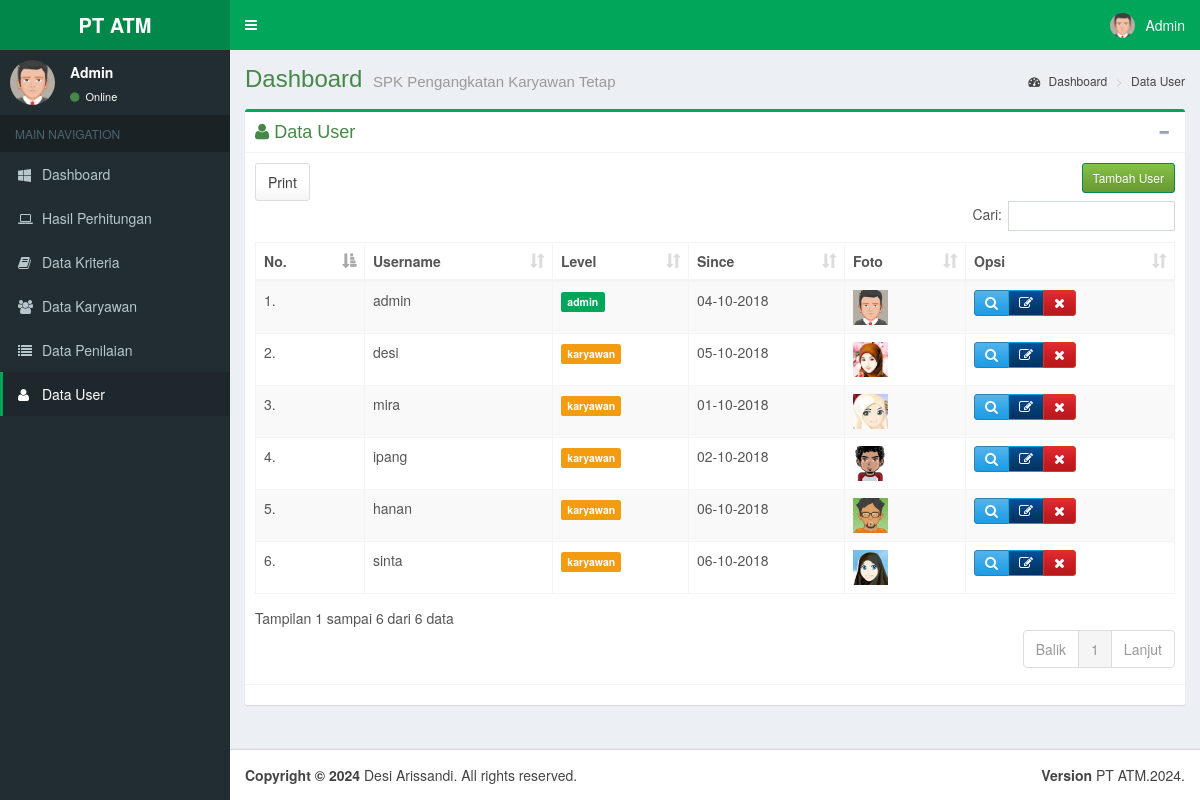
The page /user.php (signed in) on the database its author committed.
### tables this page shows
CREATE TABLE IF NOT EXISTS `user` (
  `id` int(11) NOT NULL AUTO_INCREMENT,
  `user` varchar(50) NOT NULL,
  `pass` varchar(256) NOT NULL,
  `level` varchar(25) NOT NULL,
  `since` date NOT NULL,
  `foto` varchar(1024) NOT NULL,
  PRIMARY KEY (`id`)
);

### user.php (the view, shortened to what this page needs)
<?php
	include 'dbconf.php';
?>
<!DOCTYPE html>
<html>
<head>
  <link rel="stylesheet" href="lte/bootstrap/css/bootstrap.min.css">
  <link rel="stylesheet" href="lte/dist/css/font-awesome.min.css">
  <link rel="stylesheet" href="lte/dist/css/ionicons.min.css">
  <link rel="stylesheet" type="text/css" href="assets/dataTables.bootstrap.min.css">
  <link rel="stylesheet" type="text/css" href="assets/buttons.bootstrap.min.css">
  <link rel="stylesheet" href="lte/dist/css/AdminLTE.min.css">
  <link rel="stylesheet" href="lte/dist/css/skins/_all-skins.min.css">
	<link rel="stylesheet" type="text/css" href="assets/jquery.fancybox.css?v=2.1.5" media="screen" />
	<link rel="stylesheet" type="text/css" href="assets/helpers/jquery.fancybox-buttons.css?v=1.0.5" />
	<link rel="stylesheet" type="text/css" href="assets/helpers/jquery.fancybox-thumbs.css?v=1.0.7" />
</head>
<body class="hold-transition fixed skin-green sidebar-mini">
<div class="wrapper">
  <header class="main-header">
    <a href="#" class="logo">
      <span class="logo-lg"><b><?php echo $_SESSION['judul'];?></b></span>
    </a>
    <nav class="navbar navbar-static-top">
      <a href="#" class="sidebar-toggle" data-toggle="offcanvas" role="button">
      </a>
      <div class="navbar-custom-menu">
        <ul class="nav navbar-nav">
          <li class="dropdown user user-menu">
            <a href="#" class="dropdown-toggle" data-toggle="dropdown">
              <img src="<?php echo $_SESSION['foto'];?>" class="user-image" alt="User Image">
              <span class="hidden-xs"><?php echo ucwords($_SESSION['user']);?></span>
            </a>
          </li>
        </ul>
      </div>
    </nav>
  </header>
  <aside class="main-sidebar">
    <section class="sidebar">
      <div class="user-panel">
        <div class="pull-left image">
          <img src="<?php echo $_SESSION['foto'];?>" class="img-circle" alt="User Image">
        </div>
        <div class="pull-left info">
          <p><?php echo ucwords($_SESSION['user']);?></p>
          <a href="#"><i class="fa fa-circle text-success"></i> Online</a>
        </div>
      </div>
      <ul class="sidebar-menu">
        <li class="header">MAIN NAVIGATION</li>
        <li>
          <a href="dashboard-ui.php">
            <i class="fa fa-windows"></i> <span>Dashboard</span>
          </a>
        </li>
		<li>
          <a href="hasil.php">
            <i class="fa fa-laptop"></i> <span>Hasil Perhitungan</span>
          </a>
        </li>
		<?php if($_SESSION['level']=='admin'){?>
		<li>
          <a href="kriteria.php">
            <i class="fa fa-book"></i> <span>Data Kriteria</span>
          </a>
        </li>
		<li>
          <a href="karyawan.php">
            <i class="fa fa-users"></i> <span>Data Karyawan</span>
          </a>
        </li>
		<li>
          <a href="penilaian.php">
            <i class="fa fa-list"></i> <span>Data Penilaian</span>
          </a>
        </li>
		<li class="active">
          <a href="user.php">
            <i class="fa fa-user"></i> <span>Data User</span>
          </a>
        </li>
		<?php } ?>
      </ul>
    </section>
  </aside>
  <div class="content-wrapper">
    <section class="content-header">
      <h1 class="text-success">
        Dashboard
        <small><?php echo $_SESSION['desc'];?></small>
      </h1>
      <ol class="breadcrumb">
        <li><a href="dashboard-ui.php"><i class="fa fa-dashboard"></i> Dashboard</a></li>
        <li><a href="user.php">Data User</a></li>
      </ol>
    </section>
    <section class="content">
      <div class="box box-success">
        <div class="box-header with-border">
          <h3 class="box-title text-success"><i class="fa fa-user"> </i> Data User</h3>
          <div class="box-tools pull-right">
            <button type="button" class="btn btn-box-tool" data-widget="collapse" data-toggle="tooltip" title="Collapse">
			<i class="fa fa-minus"></i></button>
          </div>
        </div>
        <div class="box-body">
          <div class="row">
			<div class="col-lg-12 col-xs-12">
				<a href="add-user.php" class="pull-right btn btn-sm btn-success">Tambah User</a>
				<table id="example2" class="table table-responsive table-bordered table-striped table-hover">
                 <thead>
					<tr>
						<th>No.</th>
						<th>Username</th>
						<th>Level</th>
						<th>Since</th>
						<th>Foto</th>
						<th>Opsi</th>
					</tr>
				</thead>
				<tbody>
					<?php
						$result = $mysqli->query("select * from user");
						$i = 1;
							if($result->num_rows != 0){
								while ($row = $result->fetch_assoc()) {
									echo "<tr>";
									echo "<td>".$i.".</td>";
									echo "<td>".$row['user']."</td>";
									if($row['level']=='karyawan')
										echo "<td><small class='label label-warning'>".$row['level']."</small></td>";
									if($row['level']=='admin')
										echo "<td><small class='label label-success'>".$row['level']."</small></td>";
									echo "<td>".date('d-m-Y',strtotime($row['since']))."</td>";
									echo "<td><a class='fancybox-effects-d' href='uploads/".$row['foto']."' title='".$row['user']."'><img src='uploads/".$row['foto']."' width=35 height=35 /></a></td>";
									echo '<td>
											<div class="btn-group">
											  <a href="detail-user.php?id='.$row['id'].'" class="fa fa-search btn btn-primary btn-sm"></a>';
										echo  '<a href="edit-user.php?id='.$row['id'].'" class="fa fa-edit btn btn-info btn-sm"></a>';?>
									<a href="delete-user.php?id=<?php echo $row['id'];?>" onClick="return confirm('Hapus Data User <?php echo $row['user'];?>  ?');" class="fa fa-close btn btn-danger btn-sm"></a>
									<?php
									echo  '</div>
										  </td>';
									echo "</tr>";
									$i++;
								}
							}
					?>
				</tbody>
              </table>
			</div>
		  </div>
        </div>
        <div class="box-footer">
        </div>
      </div>
    </section>
  </div>
  <footer class="main-footer">
    <div class="pull-right hidden-xs">
      <b>Version</b> <?php echo $_SESSION['judul'].".".date('Y')."."?>
    </div>
    <strong>Copyright &copy; <?php echo date('Y');?></strong> <?php echo $_SESSION['creator']?>. All rights
    reserved.
  </footer>
</div>
</body>
</html>

### rows shown on the page
user: user "admin", level "admin", since "04-10-2018", foto (picture)
user: user "desi", level "karyawan", since "05-10-2018", foto (placeholder picture)
user: user "mira", level "karyawan", since "01-10-2018", foto (picture)
user: user "ipang", level "karyawan", since "02-10-2018", foto (picture)
user: user "hanan", level "karyawan", since "06-10-2018", foto (picture)
user: user "sinta", level "karyawan", since "06-10-2018", foto (picture)

### other values the page prints
$_SESSION['judul'] "PT ATM"
$_SESSION['user'] "Admin"
$_SESSION['desc'] "SPK Pengangkatan Karyawan Tetap"
$_SESSION['creator'] "Desi Arissandi"
